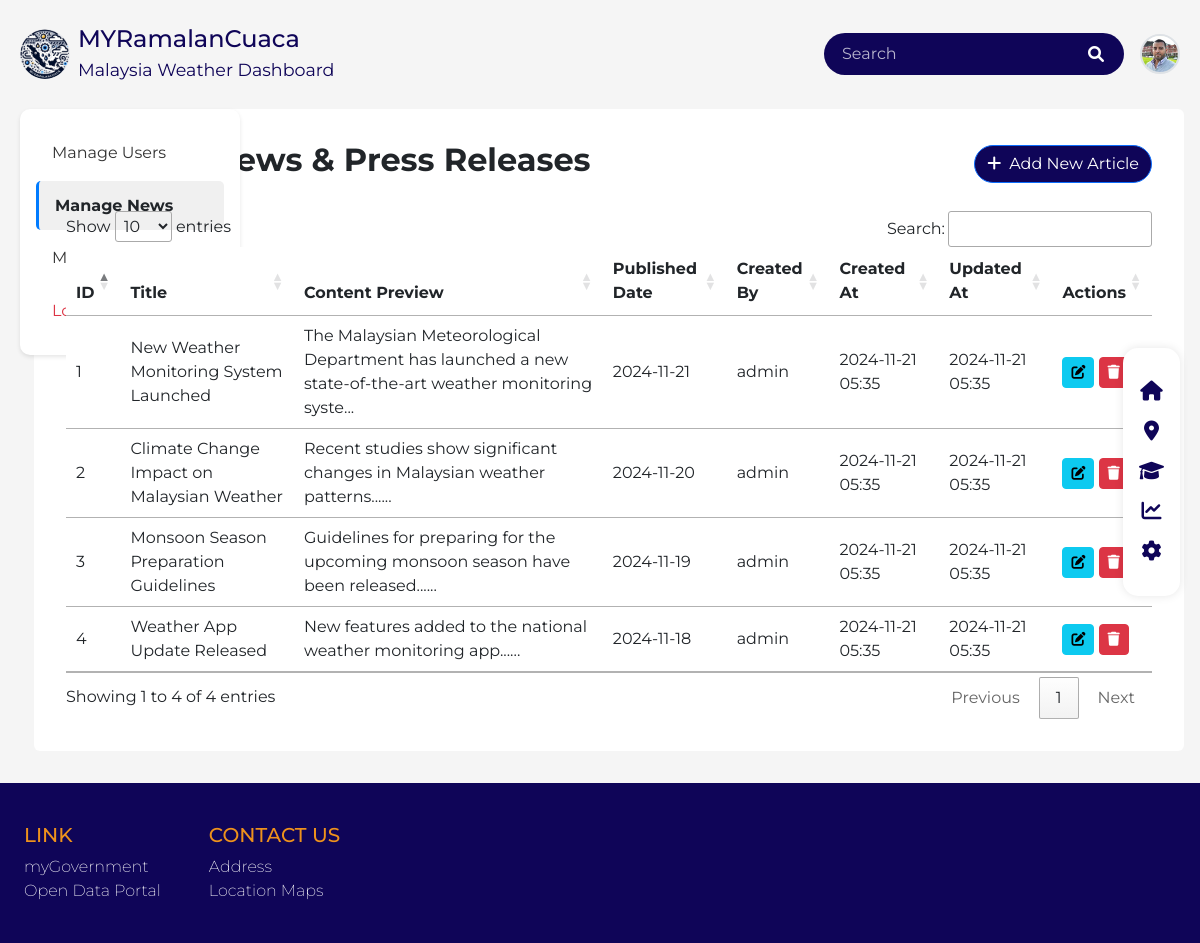
The app's page /admin/manage_news.php (signed in) with its own data.
### tables this page shows
CREATE TABLE `news` (
  `id` int(11) NOT NULL,
  `title` varchar(200) NOT NULL,
  `content` text NOT NULL,
  `published_date` timestamp NOT NULL DEFAULT current_timestamp() ON UPDATE current_timestamp(),
  `created_by` int(11) NOT NULL,
  `created_at` timestamp NOT NULL DEFAULT current_timestamp(),
  `updated_at` timestamp NOT NULL DEFAULT current_timestamp() ON UPDATE current_timestamp()
);

CREATE TABLE `users` (
  `id` int(11) NOT NULL,
  `username` varchar(50) NOT NULL,
  `email` varchar(100) NOT NULL,
  `password_hash` varchar(255) NOT NULL,
  `role` enum('user','admin') DEFAULT 'user',
  `profile_photo` varchar(255) DEFAULT NULL,
  `created_at` timestamp NOT NULL DEFAULT current_timestamp(),
  `updated_at` timestamp NOT NULL DEFAULT current_timestamp() ON UPDATE current_timestamp()
);

### admin/manage_news.php (the view, shortened to what this page needs)
<?php require('header.php') ?>
<link rel="stylesheet" href="https://cdn.datatables.net/1.11.5/css/jquery.dataTables.min.css">
<div class="main-content rounded" style="background:#fff; margin-right:1rem; min-height: 70vh; height:auto">
    <div class="d-flex justify-content-between align-items-center mb-4">
        <h2 class="content-header">Manage News & Press Releases</h2>
        <a href="add_news.php" class="btn btn-primary" style="background-color: #0f0558; border-radius: 30px; color:#fff">
            <i class="fas fa-plus me-2"></i>Add New Article
        </a>
    </div>
    <div class="table-container">
        <table id="newsTable" class="table table-hover">
            <thead>
                <tr>
                    <th>ID</th>
                    <th>Title</th>
                    <th>Content Preview</th>
                    <th>Published Date</th>
                    <th>Created By</th>
                    <th>Created At</th>
                    <th>Updated At</th>
                    <th>Actions</th>
                </tr>
            </thead>
            <tbody>
                <?php
                $conn = new mysqli('localhost', 'root', '', 'weather_app');
                $sql = "SELECT n.*, u.username as author FROM news n
                        LEFT JOIN users u ON n.created_by = u.id
                        ORDER BY n.created_at DESC";
                $result = $conn->query($sql);
                if ($result->num_rows > 0) {
                    while ($row = $result->fetch_assoc()) {
                        $content_preview = substr(strip_tags($row['content']), 0, 100) . '...';
                        echo '<tr>
                                <td class="align-middle">' . $row['id'] . '</td>
                                <td class="align-middle">' . htmlspecialchars($row['title']) . '</td>
                                <td class="align-middle">' . htmlspecialchars($content_preview) . '</td>
                                <td class="align-middle">' . date('Y-m-d', strtotime($row['published_date'])) . '</td>
                                <td class="align-middle">' . htmlspecialchars($row['author']) . '</td>
                                <td class="align-middle">' . date('Y-m-d H:i', strtotime($row['created_at'])) . '</td>
                                <td class="align-middle">' . date('Y-m-d H:i', strtotime($row['updated_at'])) . '</td>
                                <td class="action-btns align-middle">
                                    <a href="edit_news.php?id=' . $row['id'] . '" class="btn btn-sm btn-info"><i class="fas fa-edit"></i></a>
                                    <a href="delete_news.php?id=' . $row['id'] . '" class="btn btn-sm btn-danger" onclick="return confirm(\'Are you sure you want to delete this article?\')"><i class="fas fa-trash"></i></a>
                                </td>
                            </tr>';
                    }
                } else {
                    echo '<tr><td colspan="8" class="text-center">No articles found</td></tr>';
                }
                ?>
            </tbody>
        </table>
    </div>
</div>
<?php require('./footer.php') ?>

### admin/template.css (style rules this page uses)
:root { --primary: #0f0558; --secondary: #0d47a1; }
body { font-family: Arial, sans-serif; background: #f5f5f5; min-height: 100vh; }
.main-content { max-width: 1150px; margin: 0 auto; background: #fff; padding: 2rem; border-radius: 15px; }
body { font-family: 'Montserrat', sans-serif; }
h2 { font-weight: 700; }
body { min-height: 100vh; background: #f5f5f5; font-family: 'Montserrat', sans-serif; }

### records on screen
news: id "1", title "New Weather Monitoring System Launched", content "The Malaysian Meteorological Department has launched a new state-of-the-art weather monitoring syste...", published_date "2024-11-21", created_by.username "admin", created_at "2024-11-21 05:35", updated_at "2024-11-21 05:35"
news: id "2", title "Climate Change Impact on Malaysian Weather", content "Recent studies show significant changes in Malaysian weather patterns......", published_date "2024-11-20", created_by.username "admin", created_at "2024-11-21 05:35", updated_at "2024-11-21 05:35"
news: id "3", title "Monsoon Season Preparation Guidelines", content "Guidelines for preparing for the upcoming monsoon season have been released......", published_date "2024-11-19", created_by.username "admin", created_at "2024-11-21 05:35", updated_at "2024-11-21 05:35"
news: id "4", title "Weather App Update Released", content "New features added to the national weather monitoring app......", published_date "2024-11-18", created_by.username "admin", created_at "2024-11-21 05:35", updated_at "2024-11-21 05:35"
